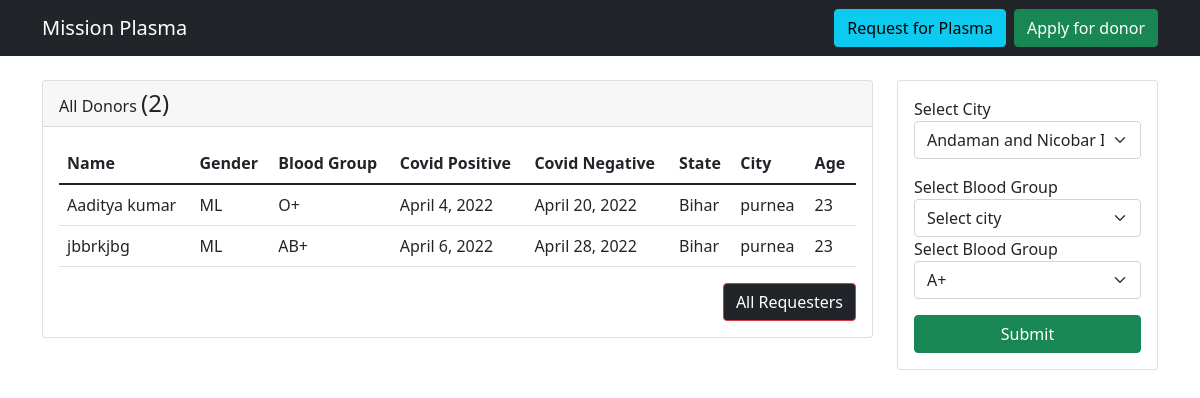
/donorfilter/5/, run on the app's committed database.
### data/models.py (models this page shows, shortened)
class Donor(models.Model):
    d_name=models.CharField(max_length=200,blank=False,null=False)
    d_gender=models.CharField(max_length=200,blank=False,null=False)
    d_age=models.IntegerField()
    d_bloodGroup=models.CharField(max_length=200,blank=False,null=False)
    d_covid_pos_date=models.DateField()
    d_covid_neg_date=models.DateField()
    d_state=models.ForeignKey(State,on_delete=models.SET_NULL,null=True)
    d_city=models.ForeignKey(City,on_delete=models.CASCADE,null=True)

class State(models.Model):
    state=models.CharField(max_length=255, null=False, blank=False)

class City(models.Model):
    city_id=models.ForeignKey(State,on_delete=models.CASCADE)
    city=models.CharField(max_length=200)

### data/views.py (the view)
# urls.py: path("donorfilter/",donorFilter,name="donorfilter"),
def donorFilter(r,id=None):
    state=State.objects.all()
    city=City.objects.all()
    if id != None:
        data={"donors":Donor.objects.filter(d_state=id),"requestrs":Requester.objects.filter(r_state=id),
        "requestrscount":Requester.objects.filter(r_state=id).count(),
    "count":Donor.objects.filter(d_state=id).count(),
    "states":state,"cities":city}
    else:
        data={"donors":Donor.objects.filter(d_state=r.POST.get("d_state"),d_bloodGroup=r.POST.get("d_bloodGroup"),d_city=r.POST.get("d_city")),
    "count":Donor.objects.filter(d_state=r.POST.get("d_state"),d_bloodGroup=r.POST.get("d_bloodGroup"),d_city=r.POST.get("d_city")).count(),
    "states":state,"cities":city}
    return render(r,"data/view_donor.html",data)

### data/templates/data/view_donor.html (shortened to what this page needs)
{% extends 'data/base.html' %}
{% block content %}
<div class="container mt-4">
    <div class="row">
        <div class="col-lg-9">
            <div class="row">
                <div class="col-lg-12">
                    <div class="card">
                        <div class="card-header">All Donors <span class="h4" id="count">({{count}})</span></div>
                        <div class="card-body">
                            <table class="table table-hover">
                                <thead>
                                    <tr>
                                        <th>Name</th>
                                        <th>Gender</th>
                                        <th>Blood Group</th>
                                        <th>Covid Positive</th>
                                        <th>Covid Negative</th>
                                        <th>State</th>
                                        <th>City</th>
                                        <th>Age</th>
                                    </tr>
                                </thead>
                                <tbody id="dd-donor">
                                {% for donor in donors %}
                                    <tr>
                                        <td>{{ donor.d_name }}</td>
                                        <td>{{ donor.d_gender }}</td>
                                        <td>{{ donor.d_bloodGroup }}</td>
                                        <td>{{ donor.d_covid_pos_date }}</td>
                                        <td>{{ donor.d_covid_neg_date }}</td>
                                        <td>{{ donor.d_state.state}}</td>
                                        <td>{{ donor.d_city.city}}</td>
                                        <td>{{ donor.d_age }}</td>
                                    </tr>
                                {% endfor %}
                                </tbody>
                            </table>
                            <a href="{% url 'requestview' %}" class="btn btn-danger bg-dark float-end">All Requesters</a>
                        </div>
                    </div>
                </div>
            </div>
    </div>
    <div class="col-lg-3">
        <div class="card">
            <div class="card-body">
            <form action="{% url 'donorfilter' %}" method="POST">
            <div class="mb-3">
                <label for="">Select City</label>
                <select name="d_state" id="state-dd" class="form-select">
                    {% for x in states %}
                    <option value="{{x.id}}">{{x.state}}</option>
                    {% endfor %}
                </select>
             </div>
             <div class="mb-3">
                <label for="">Select Blood Group</label>
                <select name="d_city" id="city-dd" class="form-select">
                    <option value="" selected dissabled>Select city</option>
                </select>
                <div class="mb-3">
                    <label for="">Select Blood Group</label>
                    <select name="d_bloodGroup" class="form-select">
                        <option value="A+">A+</option>
                    </select>
                </div>
             </div>
            <div class="mt-3">
                <input type="submit" class="btn btn-success w-100">
            </div>
        </div>
        </div>
    </div>
</div>
</div>
{% block js %}
{% load dajaxice_templatetags %}
{% endblock  %}
{% endblock  %}

### data on the page
Donor: d_name "Aaditya kumar", d_gender "ML", d_bloodGroup "O+", d_covid_pos_date "April 4, 2022", d_covid_neg_date "April 20, 2022", d_state.state "Bihar", d_city.city "purnea", d_age "23"
Donor: d_name "jbbrkjbg", d_gender "ML", d_bloodGroup "AB+", d_covid_pos_date "April 6, 2022", d_covid_neg_date "April 28, 2022", d_state.state "Bihar", d_city.city "purnea", d_age "23"

### other printed values
{{ count }} "2"
form field d_state "Andaman and Nicobar Islands"
